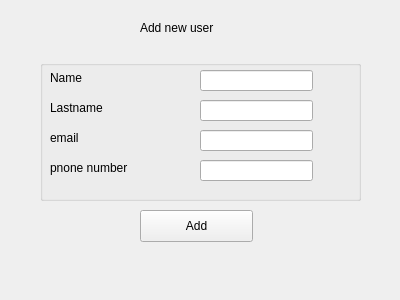
<?xml version="1.0" encoding="UTF-8"?>
<ui version="4.0">
 <class>AddUserForm</class>
 <widget class="QWidget" name="AddUserForm">
  <property name="geometry">
   <rect>
    <x>0</x>
    <y>0</y>
    <width>400</width>
    <height>300</height>
   </rect>
  </property>
  <property name="windowTitle">
   <string>Form</string>
  </property>
  <property name="autoFillBackground">
   <bool>true</bool>
  </property>
  <widget class="QLabel" name="label">
   <property name="geometry">
    <rect>
     <x>430</x>
     <y>240</y>
     <width>161</width>
     <height>16</height>
    </rect>
   </property>
   <property name="text">
    <string>Add new card </string>
   </property>
  </widget>
  <widget class="QPushButton" name="pushButton">
   <property name="geometry">
    <rect>
     <x>430</x>
     <y>430</y>
     <width>113</width>
     <height>32</height>
    </rect>
   </property>
   <property name="text">
    <string>Add</string>
   </property>
  </widget>
  <widget class="QLabel" name="label_7">
   <property name="geometry">
    <rect>
     <x>140</x>
     <y>20</y>
     <width>161</width>
     <height>16</height>
    </rect>
   </property>
   <property name="focusPolicy">
    <enum>Qt::StrongFocus</enum>
   </property>
   <property name="text">
    <string>Add new user</string>
   </property>
  </widget>
  <widget class="QGroupBox" name="groupBox_2">
   <property name="geometry">
    <rect>
     <x>40</x>
     <y>60</y>
     <width>321</width>
     <height>141</height>
    </rect>
   </property>
   <property name="autoFillBackground">
    <bool>true</bool>
   </property>
   <property name="title">
    <string/>
   </property>
   <widget class="QLabel" name="label_8">
    <property name="geometry">
     <rect>
      <x>10</x>
      <y>10</y>
      <width>60</width>
      <height>16</height>
     </rect>
    </property>
    <property name="text">
     <string>Name</string>
    </property>
   </widget>
   <widget class="QLabel" name="label_9">
    <property name="geometry">
     <rect>
      <x>10</x>
      <y>40</y>
      <width>60</width>
      <height>16</height>
     </rect>
    </property>
    <property name="text">
     <string>Lastname</string>
    </property>
   </widget>
   <widget class="QLabel" name="label_10">
    <property name="geometry">
     <rect>
      <x>10</x>
      <y>70</y>
      <width>91</width>
      <height>16</height>
     </rect>
    </property>
    <property name="text">
     <string>email</string>
    </property>
   </widget>
   <widget class="QLabel" name="label_11">
    <property name="geometry">
     <rect>
      <x>10</x>
      <y>100</y>
      <width>101</width>
      <height>16</height>
     </rect>
    </property>
    <property name="text">
     <string>pnone number</string>
    </property>
   </widget>
   <widget class="QLineEdit" name="lineEdit_6">
    <property name="geometry">
     <rect>
      <x>160</x>
      <y>10</y>
      <width>113</width>
      <height>21</height>
     </rect>
    </property>
    <property name="text">
     <string/>
    </property>
   </widget>
   <widget class="QLineEdit" name="lineEdit_7">
    <property name="geometry">
     <rect>
      <x>160</x>
      <y>40</y>
      <width>113</width>
      <height>21</height>
     </rect>
    </property>
    <property name="text">
     <string/>
    </property>
   </widget>
   <widget class="QLineEdit" name="lineEdit_8">
    <property name="geometry">
     <rect>
      <x>160</x>
      <y>70</y>
      <width>113</width>
      <height>21</height>
     </rect>
    </property>
    <property name="text">
     <string/>
    </property>
   </widget>
   <widget class="QLineEdit" name="lineEdit_9">
    <property name="geometry">
     <rect>
      <x>160</x>
      <y>100</y>
      <width>113</width>
      <height>21</height>
     </rect>
    </property>
    <property name="text">
     <string/>
    </property>
   </widget>
  </widget>
  <widget class="QPushButton" name="pushButton_2">
   <property name="geometry">
    <rect>
     <x>140</x>
     <y>210</y>
     <width>113</width>
     <height>32</height>
    </rect>
   </property>
   <property name="text">
    <string>Add</string>
   </property>
  </widget>
 </widget>
 <resources/>
 <connections/>
</ui>
